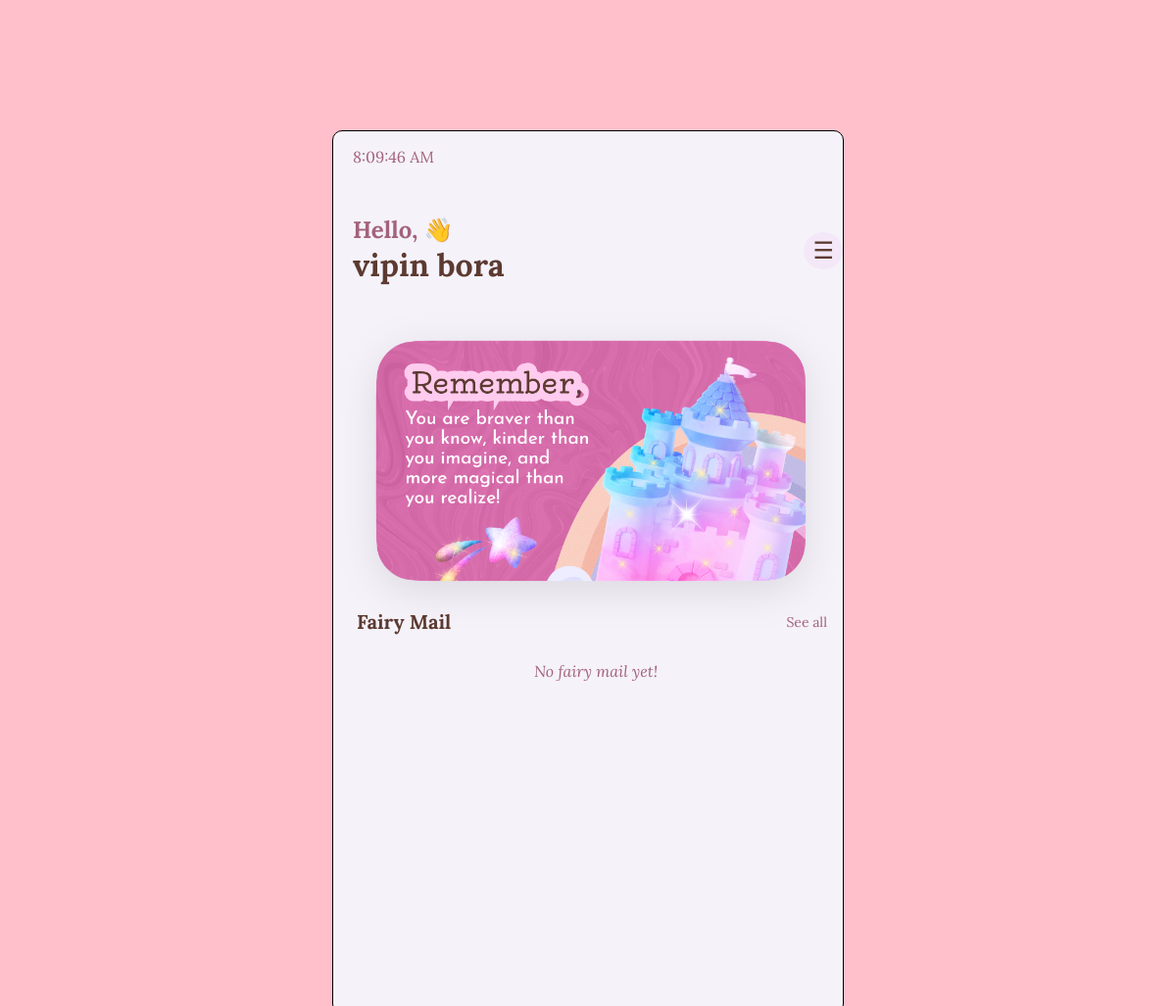
The app's page /main_page/ (signed in), older data.
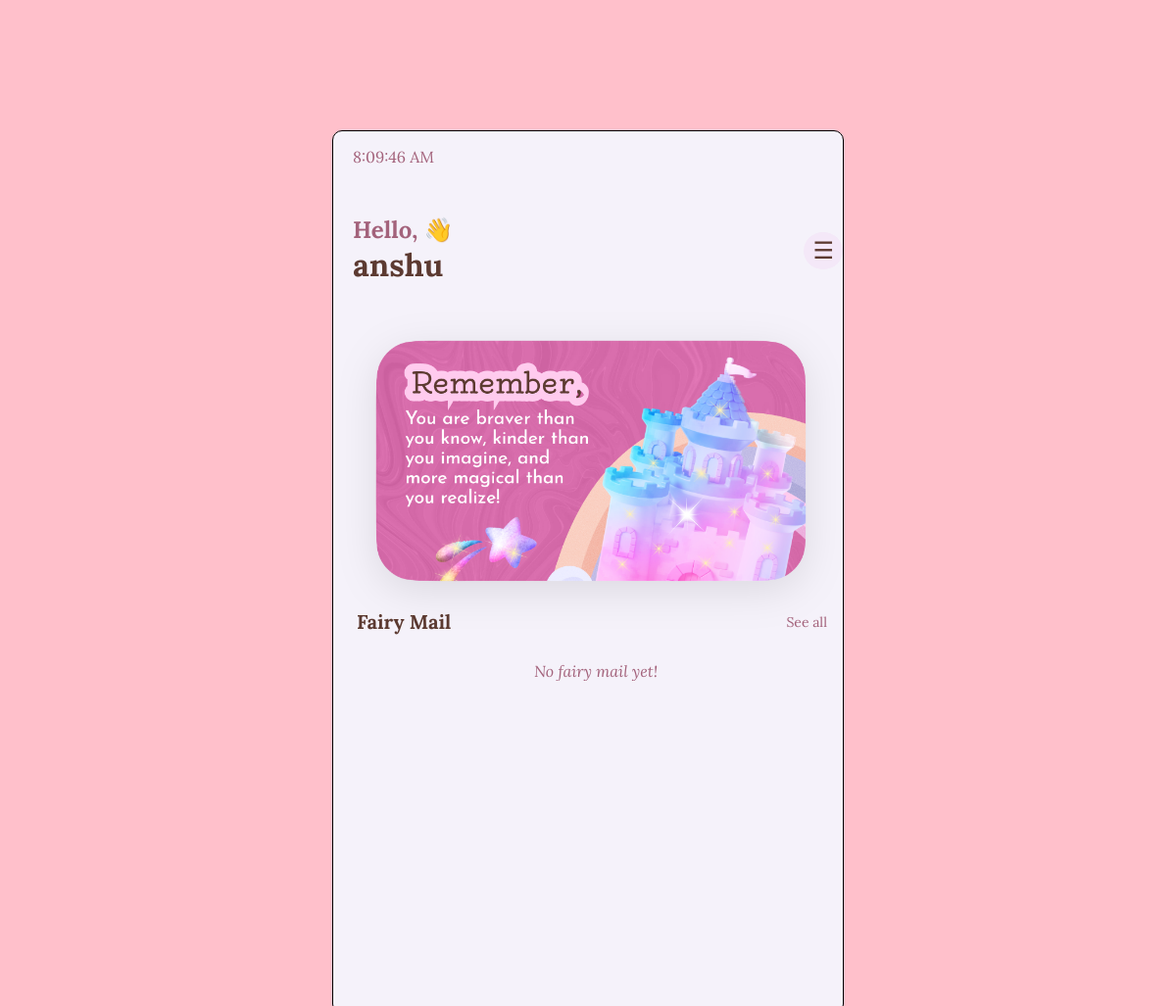
The same page, newer data.
### login/models.py (models this page shows, shortened)
class User(AbstractBaseUser, PermissionsMixin):
    USER_TYPES = (
        (1, 'SuperAdmin'),
        (2, 'Admin'),
        (3, 'User'),
    )
    user_type = models.PositiveSmallIntegerField(
    choices=USER_TYPES,
    default=3
     )
    username = models.CharField(max_length=100, null=True, blank=True)
    email = models.EmailField(unique=True)
    verification_token = models.CharField(max_length=100, null=True, blank=True)
    child_age = models.IntegerField(null=True, blank=True)
    child_name = models.CharField(max_length=100, null=True, blank=True)
    profile_picture = models.ImageField(upload_to='profile_pics/', null=True, blank=True)
    is_verified = models.BooleanField(default=False)
    is_staff = models.BooleanField(default=False)
    is_active = models.BooleanField(default=True)
    objects = CustomUserManager()
    FAIRY_TYPES = (
        (1, 'Rainbow Fairy'),
        (2, 'Heart Fairy'),
        (3, 'Rainbow Unicorn '),
        (4, 'Star Fairy'),
        (5, 'Heart Unicorn'),
        (6, 'Fairy Wand'),
    )
    court_type = models.PositiveSmallIntegerField(
        choices=FAIRY_TYPES,
        default=1
    )
    MEMBERSHIP_TYPES = (
        (1, 'fairy time'),
        (2, 'fairy circle'),
        (3, 'fairy world'),
    )
    membership_type = models.PositiveSmallIntegerField(
        choices=MEMBERSHIP_TYPES,
        default=1
    )
    USERNAME_FIELD = 'email'
    REQUIRED_FIELDS = []

### login/views.py (the view)
# urls.py: path('main_page/', views.main_page, name='main_page'),
def main_page(request):
    fairy_images = ['r1.png', 'r2.png', 'r3.png', 'r4.png', 'r5.png', 'r6.png']
    mails = globalmail.objects.order_by('-created_at')[:6]
    mail_list = [(mail, fairy_images[i % len(fairy_images)]) for i, mail in enumerate(mails)]
    return render(request, 'main_page.html', {'mail_list': mail_list})

### login/templates/main_page.html (shortened to what this page needs)
<!DOCTYPE html>
<html>
<head>
 {% load static %}
   <link rel="stylesheet" href="{% static 'members/main_page.css' %}">
</head>
<body>
<div class="container">
    <div class="top">
        <p id="current-time"></p>
        <div class="time-back">
           <div>
             <h2>Hello, &#128075</h2>
              <h1 id="name">{{ request.user.child_name}}</h1>
            </div>
            <button class="menu-btn" onclick="openMenu()">&#9776;</button>
        </div>
    </div>
    <div class="sdpage">
        <img src="{% static 'members/images/maindecor.png' %}" alt="Fairy Club Logo">
    </div>
    <div class="fairy-mail-section">
        <div class="fairy-mail-header">
            <h3>Fairy Mail</h3>
            <a href="#" class="see-all">See all</a>
        </div>
        <div class="fairy-mail-list">
            {% for mail, img in mail_list %}
            <div class="fairy-mail-item">
                <div class="fairy-avatar">
                    <img src="{% static 'members/images/' %}{{ img }}" alt="fairy">
                </div>
                <div class="fairy-mail-content">
                    <div class="fairy-mail-top">
                        <span class="fairy-name">{{ mail.mailtitel }}</span>
                        <span class="mail-time">This Week</span>
                    </div>
                    <p class="mail-preview">{{ mail.mailbody }}</p>
                    <a href="#" class="reply-btn">&#8617; Reply</a>
                </div>
            </div>
            {% empty %}
            <p class="no-mail">No fairy mail yet!</p>
            {% endfor %}
        </div>
    </div>
</div>
</body>
</html>

Row changes from the older to the newer data that the page shows:
changed User: user.child_name "vipin bora" → "anshu"
